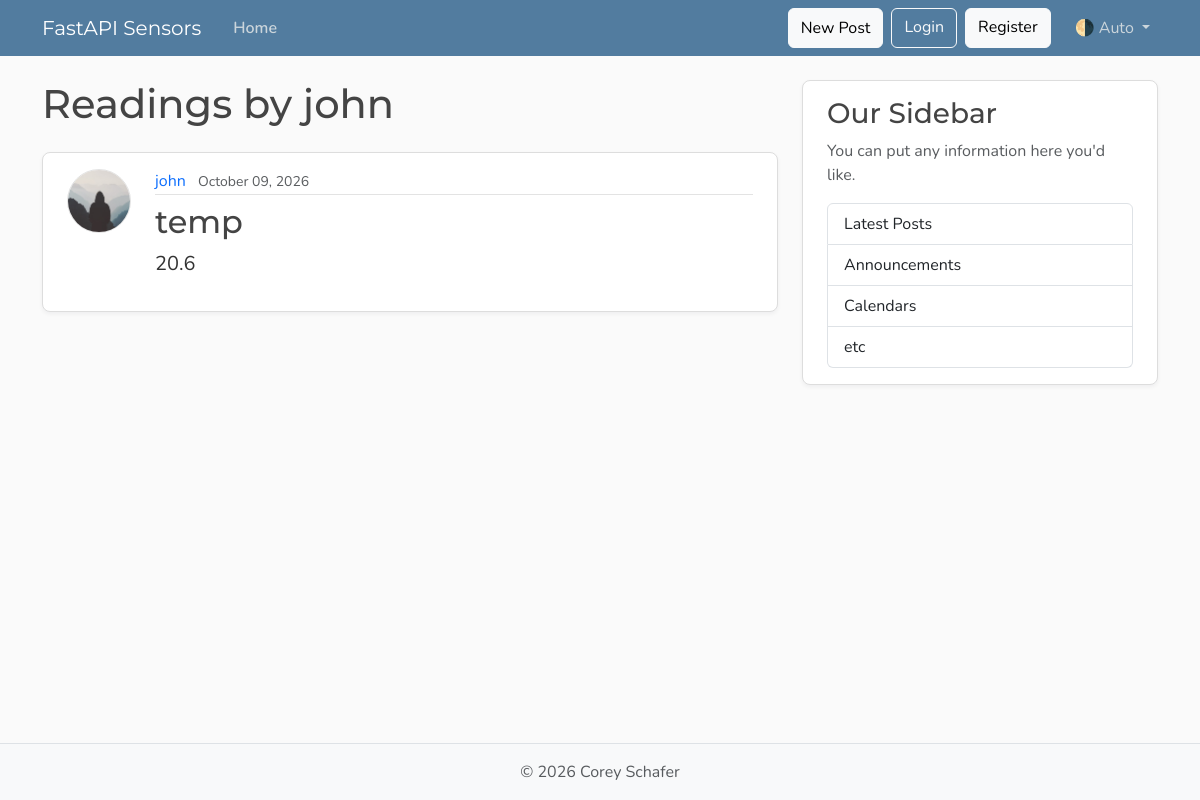
Page /user/1/readings on the earlier database version.
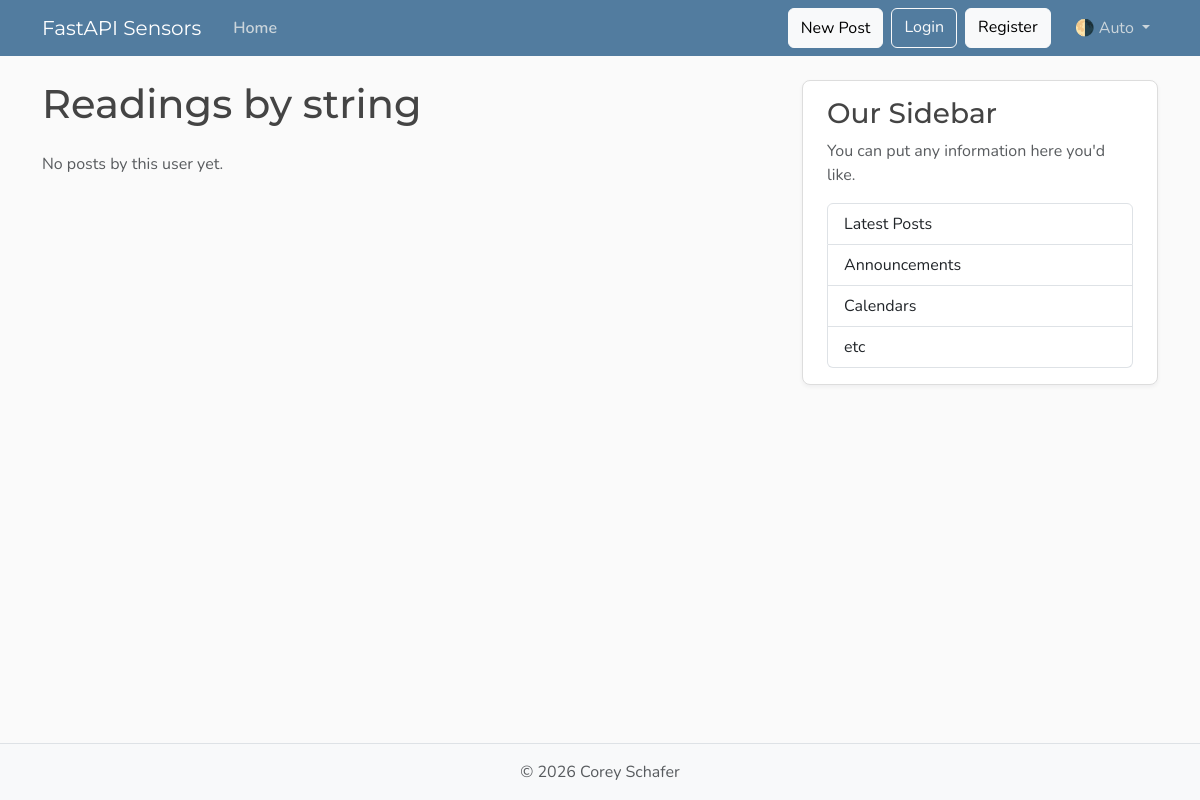
Same page on the later database version.
### fastapi_intro/models.py (models this page shows, shortened)
class User(Base):
    __tablename__ = "user"
    id: Mapped[int] = mapped_column(Integer, primary_key=True, index=True)
    username: Mapped[str] = mapped_column(String(50), unique=True, nullable=False)
    email: Mapped[str] = mapped_column(String(320), unique=True, nullable=False)
    image_file: Mapped[str | None] = mapped_column(String(200), nullable=True, default=None,)
    readings:Mapped[list[Reading]] = relationship(back_populates="author", cascade="all, delete-orphan")

class Reading(Base):
    __tablename__ = "reading"
    id: Mapped[int] = mapped_column(Integer, primary_key=True, index=True)
    sensor: Mapped[str] = mapped_column(String(20), nullable=False)
    content: Mapped[float] = mapped_column(Float, nullable=False)
    user_id: Mapped[int] = mapped_column(ForeignKey("user.id"), nullable=False, index=True)
    date_timestamp: Mapped[datetime] = mapped_column(DateTime(timezone=True),
                                                     default=lambda: datetime.now(UTC))
    author: Mapped[User] = relationship(back_populates="readings")

### fastapi_intro/main.py (the view)
@app.get("/user/{user_id}/readings", include_in_schema=False, name="user_readings")
async def user_readings_page(request:Request, user_id: int, db: Annotated[AsyncSession, Depends(get_db)]):
    result = await db.execute(select(models.User).where(models.User.id == user_id))
    user = result.scalars().first()
    if not user:
        raise HTTPException(status_code=status.HTTP_404_NOT_FOUND, detail="User not found")
    result = await db.execute(select(models.Reading).where(models.Reading.user_id == user_id).options(selectinload(models.Reading.author)))
    readings = result.scalars().all()
    return templates.TemplateResponse(request, "user_readings.html", {"readings":readings, "user":user, "title":f"{user.username}'s Readings"})

### fastapi_intro/templates/user_readings.html
{% extends "layout.html" %} {% block content %}
<h1 class="mb-4">Readings by {{ user.username }}</h1>
{% for reading in readings %}
<article class="content-section py-3 px-4 mb-4">
  <div class="d-flex align-items-start gap-4">
    <img
      class="rounded-circle article-img flex-shrink-0"
      src="{{ reading.author.image_path }}"
      alt="{{ reading.author.username }}'s profile picture"
      width="64"
      height="64"
      loading="lazy"
    />
    <div class="flex-grow-1">
      <div class="article-metadata mb-2">
        <a
          class="me-2"
          href="{{ url_for('user_readings', user_id=reading.author.id) }}"
          >{{ reading.author.username }}</a
        >
        <small class="text-body-secondary"
          >{{ reading.date_timestamp.strftime("%B %d, %Y") }}</small
        >
      </div>
      <h2>
        <a class="article-title" href="{{ url_for('get_sensor_readings') }}"
          >{{ reading.sensor }}</a
        >
      </h2>
      <p class="article-content">{{reading.content }}</p>
    </div>
  </div>
</article>
{% else %}
<p class="text-body-secondary">No posts by this user yet.</p>
{% endfor %} {% endblock content %}

Differences in the rows shown:
no longer on this page (row edited): Reading: author.username "john", date_timestamp "October 09, 2026", sensor "temp", content "20.6"
changed User: username "john" → "string"
Other differences:
text now shown: "No posts by this user yet."
